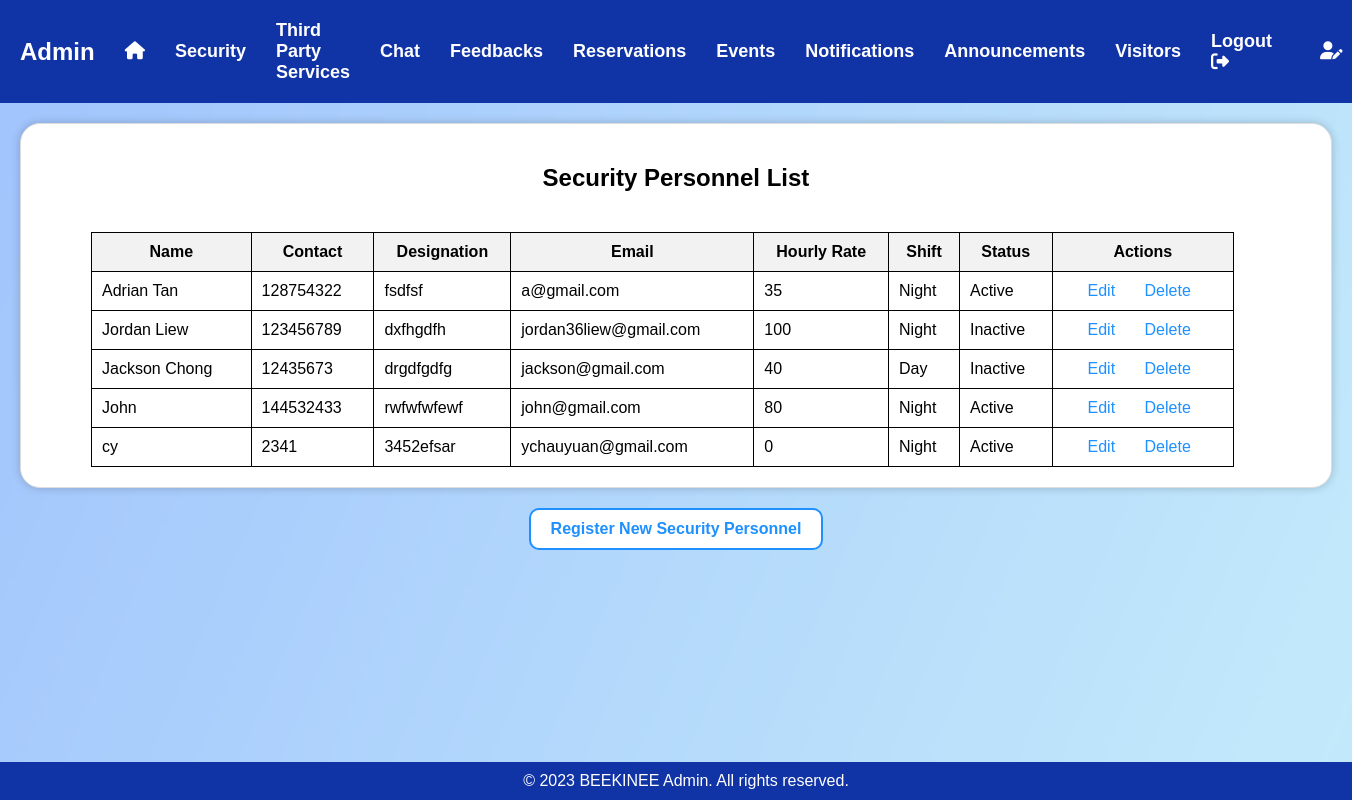
/viewsecuritypersonnel.php, run on the app's committed database.
### tables this page shows
CREATE TABLE `security_personnel` (
  `id` int(11) NOT NULL,
  `name` varchar(50) NOT NULL,
  `contact` int(100) NOT NULL,
  `designation` varchar(50) NOT NULL,
  `email` varchar(50) NOT NULL,
  `hourly_rate` int(50) NOT NULL,
  `shift` varchar(50) NOT NULL,
  `status` varchar(50) NOT NULL
);

### viewsecuritypersonnel.php (the view, shortened to what this page needs)
<!DOCTYPE html>
<html lang="en">
<head>
</head>
<body class="background-image">
    <header>
    <nav>
            <h1>Admin</h1>
            <ul>
                <li><a href="admin_main.php"><i class="fa-solid fa-home"></i></a></li>
                <li><a href="viewsecuritypersonnel.php">Security</a></li>
                <li><a href="admin_thirdpartysecurity.php">Third Party Services</a></li>
                <li><a href="admin_chat.php">Chat</a></li>
                <li><a href="viewfeedbackmessage.php">Feedbacks</a></li>
                <li><a href="admin_managereservationtickets.php">Reservations</a></li>
                <li><a href="admin_createevents.php">Events</a></li>
                <li><a href="admin_sendnoti.php">Notifications</a></li>
                <li><a href="admin_announcement.php">Announcements</a></li>
                <li><a href="visitorhistory.php">Visitors</a></li>
                <div class="logout">
                    <li><a href="login.php">Logout&emsp;<i class="fa-solid fa-right-from-bracket"></i></a></li>
                </div>
                <li><a href="editadminprofile.php"><i class="fa-solid fa-user-pen"></i></a></li>
            </ul>
        </nav>
    </header>
    <div class="container">
        <table>
            <h2>Security Personnel List</h2>
            <tr>
                <th>Name</th>
                <th>Contact</th>
                <th>Designation</th>
                <th>Email</th>
                <th>Hourly Rate</th>
                <th>Shift</th>
                <th>Status</th>
                <th>Actions</th>
            </tr>
            <?php
            include "dbConn.php";
            $sql = "SELECT * FROM security_personnel";
            $result = $connection->query($sql);
            if ($result->num_rows > 0) {
                while ($row = $result->fetch_assoc()) {
                    echo "<tr>";
                    echo "<td>" . $row["name"] . "</td>";
                    echo "<td>" . $row["contact"] . "</td>";
                    echo "<td>" . $row["designation"] . "</td>";
                    echo "<td>" . $row["email"] . "</td>";
                    echo "<td>" . $row["hourly_rate"] . "</td>";
                    echo "<td>" . $row["shift"] . "</td>";
                    echo "<td>" . $row["status"] . "</td>";
                    echo "<td>
                        <a class='edit-link' href='editsecurity.php?id=" . $row['id'] . "'>Edit</a>
                        <a class='delete-link' href='deletesecurity.php?id=" . $row['id'] . "' onclick='return confirm(\"Are you sure you want to delete this security personnel?\")'>Delete</a>
                      </td>";
                    echo "</tr>";
                }
            } else {
                echo "<tr><td colspan='7'>No data available</td></tr>";
            }
            ?>
        </table>
    </div>
    <div class="signup-button">
        <a href="secpersonnelmng.php" class="signup">Register New Security Personnel</a>
    </div>
    <footer>
        <p>&copy; 2023 BEEKINEE Admin. All rights reserved.</p>
    </footer>
</body>
</html>

### viewsecuritypersonnel.php (style rules this page uses)
body { font-family: Arial, sans-serif; margin: 0; padding: 0; }
.background-image { background-image: url(img/adminbg.png); background-repeat: no-repeat; background-attachment: fixed; background-position: center; background-size: cover; background-size: 100%; }
header { background-color: #1033a6; color: #fff; padding: 20px; }
header h1 { margin: 0; display: flex; align-items: center; }
nav { display: flex; align-items: center; }
nav ul { list-style: none; padding: 0; margin: 0; display: flex; align-items: center; }
nav li { margin-left: 30px; }
nav a { text-decoration: none; color: #fff; font-weight: bold; font-size: 18px; transition: color 0.3s ease; }
.signup-button { text-align: center; margin-top: 20px; }
.signup { display: inline-block; padding: 10px 20px; background-color: #fff; color: #1e90ff; border: 2px solid #1e90ff; border-radius: 10px; text-decoration: none; font-weight: bold; transition: background-color 0.3s ease, color 0.3s ease; }
.logout { margin-left: auto; }
.logout a { text-decoration: none; color: #fff; font-size: 18px; transition: color 0.3s ease; }
.container { background-color: #fff; border-radius: 20px; box-shadow: 0 0 10px rgba(0, 0, 0, 0.2); padding: 20px; margin: 20px; border: 1px solid #ddd; }
h2 { text-align: center; }
table { margin: 40px 50px 0 50px; width: 90%; border-collapse: collapse; }
th, td { padding: 10px; border: 1px solid #000; }
th { background-color: #f2f2f2; }
.edit-link, .delete-link { text-decoration: none; color: #1e90ff; margin-left: 25px; }
footer { position: fixed; bottom: 0; width: 100%; background-color: #1033a6; color: #fff; padding: 10px; text-align: center; }
footer p { margin: 0; }

### data on the page
security_personnel: name "Adrian Tan", contact "128754322", designation "fsdfsf", email "a@gmail.com", hourly_rate "35", shift "Night", status "Active"
security_personnel: name "Jordan Liew", contact "123456789", designation "dxfhgdfh", email "jordan36liew@gmail.com", hourly_rate "100", shift "Night", status "Inactive"
security_personnel: name "Jackson Chong", contact "12435673", designation "drgdfgdfg", email "jackson@gmail.com", hourly_rate "40", shift "Day", status "Inactive"
security_personnel: name "John", contact "144532433", designation "rwfwfwfewf", email "john@gmail.com", hourly_rate "80", shift "Night", status "Active"
security_personnel: name "cy", contact "2341", designation "3452efsar", email "ychauyuan@gmail.com", hourly_rate "0", shift "Night", status "Active"
